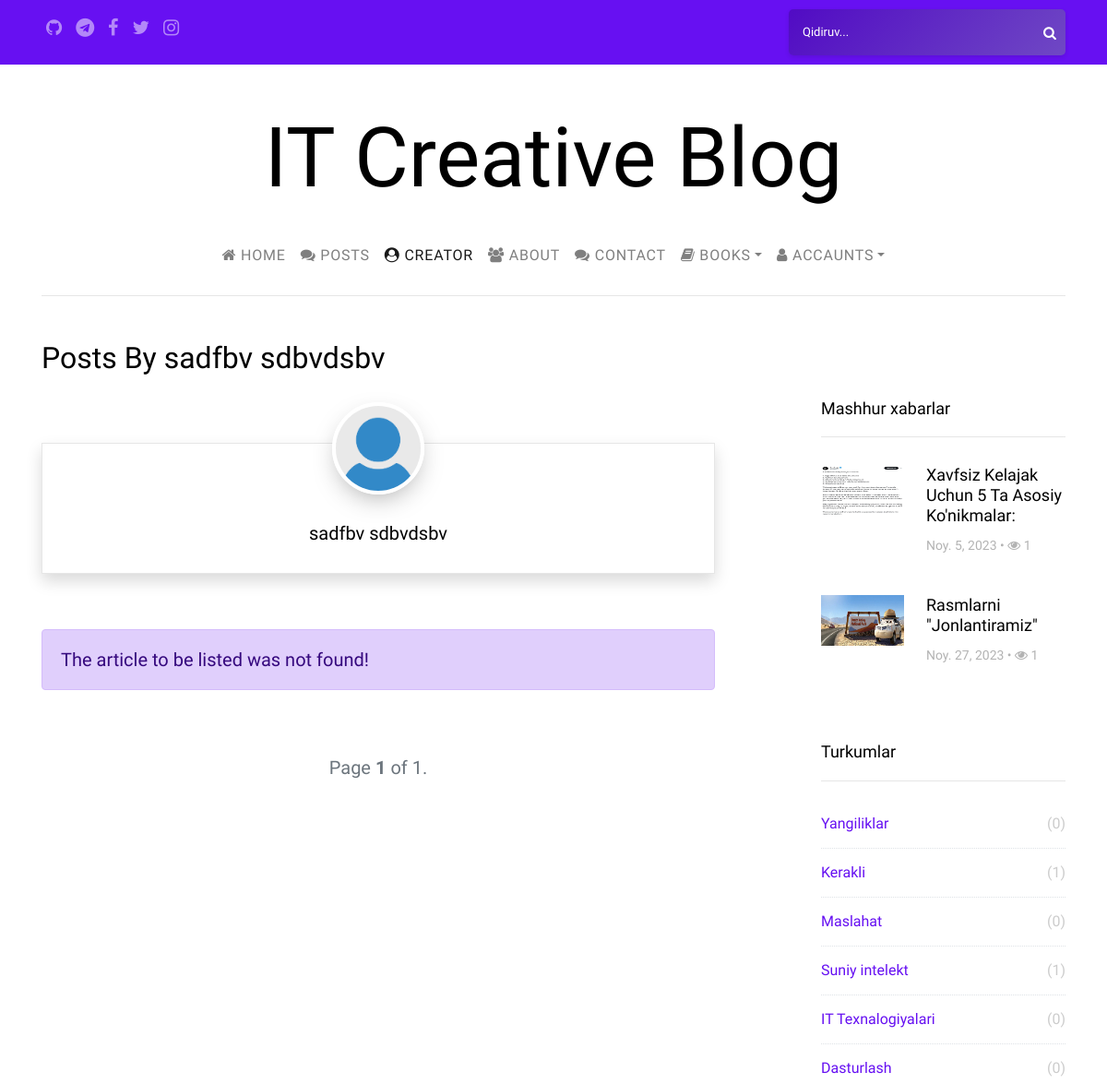
The app's page /accounts/detail/2 (upper part), older data.
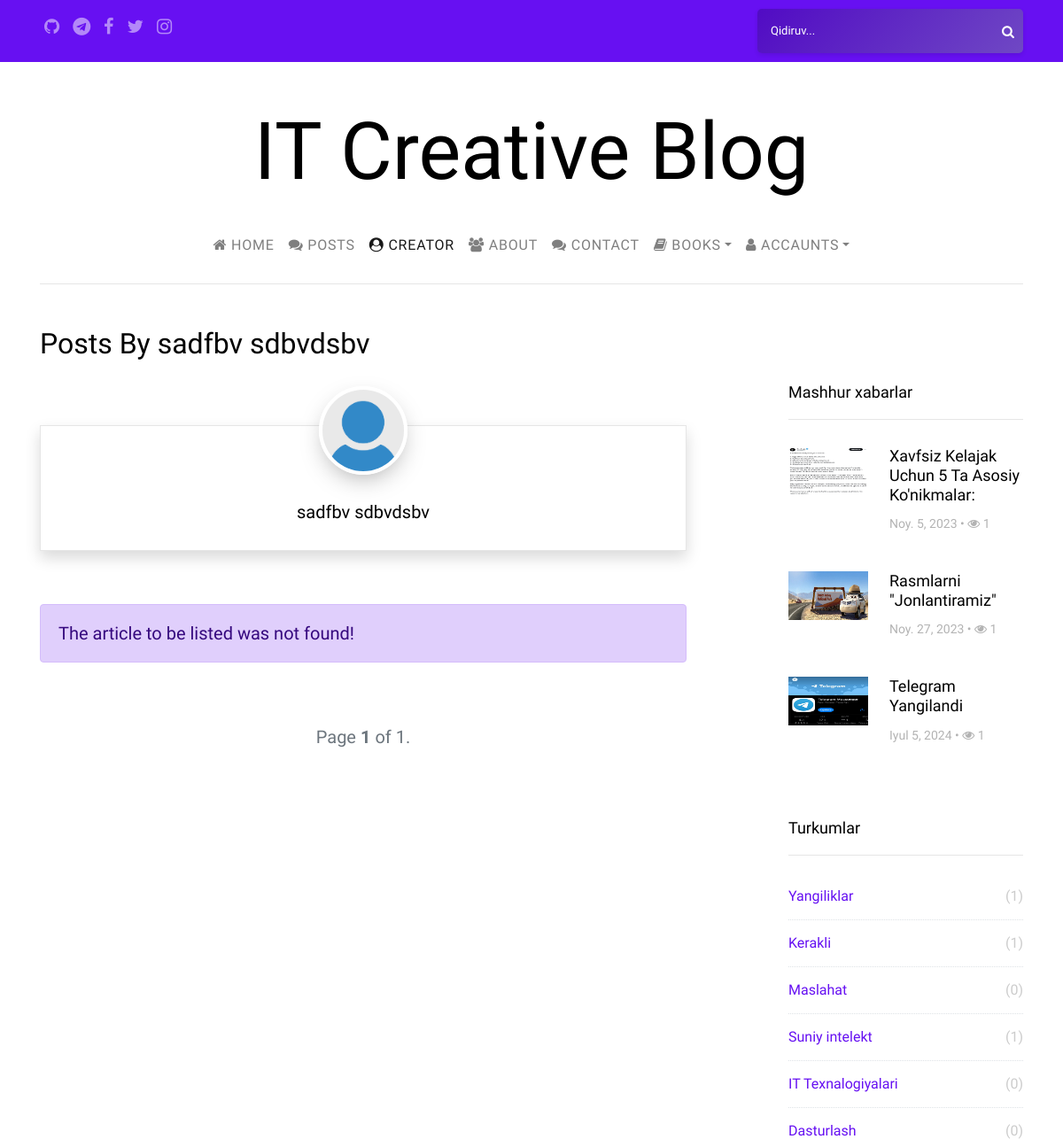
The same page, newer data.
### posts/models.py (models this page shows, shortened)
class Post(models.Model):
    author = models.ForeignKey(settings.AUTH_USER_MODEL, on_delete=models.CASCADE)
    category = models.ForeignKey(Category, on_delete=models.CASCADE)
    tags = models.ManyToManyField(Tag, blank=True, verbose_name='Yorliqlar')
    views = models.ManyToManyField(HitCount, related_name='post_views', blank=True)
    title = models.CharField(max_length=75, verbose_name='Sarlavha')
    slug = models.SlugField(unique=True, help_text='Bu joyni qo`lda o`zgartirmaslik tavsiya etiladi.')
    image = models.ImageField(upload_to='posts/%Y/%m/%d/', verbose_name='Rasm')
    content = RichTextField(verbose_name='Tarkib')
    created = models.DateTimeField(auto_now_add=True, verbose_name='Yaratilgan sana')
    available = models.BooleanField(default=True, verbose_name='Faol passiv')
    def getHitCount(self):
        return self.views.count()
    class Meta:
        ordering = ['-created']

class Category(models.Model):
    name = models.CharField(max_length=50, verbose_name='Kategoriya nomi')
    slug = models.SlugField(unique=True, help_text="Bu joyni qo'lda o'zgartirmaslik tavsiya etiladi.")
    def __str__(self):
        return self.name

### users/views.py (the view)
# urls.py: path('detail/<int:pk>', views.AuthorDetailView.as_view(), name='authorDetail'),
class AuthorDetailView(DetailView, MultipleObjectMixin):
    model = User
    template_name = 'author_detail.html'
    context_object_name = 'author'
    paginate_by = 8  # Show 8 object per page.
    def get_context_data(self, **kwargs):
        object_list = Post.objects.filter(available=True, author=self.get_object())
        context = super(AuthorDetailView, self).get_context_data(object_list=object_list, **kwargs)
        context['popularposts'] = Post.objects.filter(available=True).annotate(viewyek=Count('views')).order_by('-viewyek')[:3]  # Get popular 3 posts
        context['categories'] = Category.objects.all()
        context['tags'] = Tag.objects.all()
        return context

### posts/models.py (called while the page is built)
    def __str__(self):
        return self.name

### templates/author_detail.html (shortened to what this page needs)
{% extends 'partials/_base.html' %}
{% load static %}
{% block content %}
    <section class="site-section py-sm pt-5">
    <div class="container">
    <div class="row">
        <div class="col-md-6">
            <h2 class="mb-4">Posts By {% if author.get_full_name %}
                {{ author.get_full_name }}
            {% else %}
                {{ author.username }}
            {% endif %} </h2>
        </div>
    </div>
    <div class="row blog-entries">
    <div class="col-md-12 col-lg-8 main-content">
        <div class="row mt-5">
            <div class="col-md-12">
                <div class="sidebar-box shadow shadow-sm element-animate">
                    <div class="bio text-center">
                        <img src="{{ author.userdetail.image.url }}" alt="{{ author.username }} Image" class="img-fluid">
                        <div class="bio-body">
                            <h2>
                                {% if author.get_full_name %}
                                    {{ author.get_full_name }}
                                {% else %}
                                    {{ author.username | title }}
                                {% endif %}{% if author.userdetail.title %} - <span style="font-weight: lighter; font-size: 17px" class="font-italic">{{ author.userdetail.title }}</span> {% endif %}
                            </h2>
                        </div>
                    </div>
                </div>
            </div>
        </div>
        <div class="row">
            {% if object_list %}
                {% for post in object_list %}
                    <div class="col-md-6">
                        <a href="{% url 'posts:postDetail' post.category.slug post.id post.slug %}" class="blog-entry element-animate" data-animate-effect="fadeIn">
                            <img class="imgyek" style="height: 210px; width: 100%" src="{{ post.image.url }}" alt="Image placeholder">
                            <div class="blog-content-body">
                                <div class="post-meta">
                                    <span class="author"><img src="{{ post.author.userdetail.image.url }}" alt="Colorlib"> {{ post.author.username | title }} &bullet; </span>
                                    <span>{{ post.created | date }} &bullet;</span>
                                    <span><span class="fa fa-eye"></span> {{ post.getHitCount }}</span>
                                </div>
                                <h2>{{ post.title | title | truncatechars:30}}</h2>
                                <p class="mb-0">{{ post.content|safe|truncatechars:125|linebreaks }}</p>
                            </div>
                        </a>
                    </div>
                {% endfor %}
            {% else %}
                <div class="col-md-12">
                    <div class="alert alert-primary" role="alert">
                        The article to be listed was not found!
                    </div>
                </div>
            {% endif %}
        </div>
        <div class="row mt-5">
            <div class="col-md-12 text-center">
                <nav aria-label="Page navigation" class="text-center">
                    <ul class="pagination">
                        <span class="step-links">
                            <span class="current">
                                    Page <span class="font-weight-bold">{{ page_obj.number }}</span> of {{ page_obj.paginator.num_pages }}.
                            </span>
                        </span>
                    </ul>
                </nav>
            </div>
        </div>
    </div>
{% endblock %}

### templates/partials/_sidebar.html (shortened to what this page needs)
{% load static %}
<head>
</head>
<div class="col-md-12 col-lg-4 sidebar">
    {% if popularposts %}
        <div class="sidebar-box">
            <h3 class="heading">Mashhur xabarlar</h3>
            <div class="post-entry-sidebar">
                <ul>
                    {% for popularpost in popularposts %}
                        <li>
                            <a href="{% url 'posts:postDetail' popularpost.category.slug popularpost.id popularpost.slug %}">
                                <img style="height: 55px" src="{{ popularpost.image.url }}" alt="popularpost img" class="mr-4">
                                <div class="text">
                                    <h4>{{ popularpost.title | title }}</h4>
                                    <div class="post-meta">
                                        <span>{{ popularpost.created | date }} &bullet;</span>
                                        <span><span class="fa fa-eye"></span> {{ popularpost.getHitCount }}</span>
                                    </div>
                                </div>
                            </a>
                        </li>
                    {% endfor %}
                </ul>
            </div>
        </div>
    {% endif %}
    {% if categories %}
        <div class="sidebar-box">
            <h3 class="heading">Turkumlar</h3>
            <ul class="categories">
                {% for category in categories %}
                    <li><a href="{% url 'posts:posts_by_category' category.slug %}">{{ category }} <span>({{ category.post_set.count }})</span></a></li>
                {% endfor %}
            </ul>
        </div>
    {% endif %}
</div>
</div>
</div>
</section>

Row changes from the older to the newer data that the page shows:
added Post: image (picture), title "Telegram Yangilandi", created "Iyul 5, 2024", getHitCount "1"
computed for Category "Yangiliklar": post_set.count "0" → "1"
